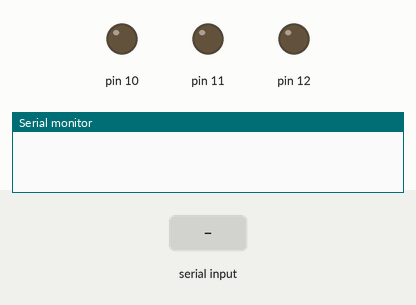
This program was run on a simulated Arduino Nano, built with avr-gcc and run on an emulated ATmega328P. Parts: output pins drawn as LEDs (lit = HIGH), the last lines printed to the serial monitor. The test bench sets the inputs (shaded band).

Above: at 1.2 s.
1.3 s: "30,150\n" received over Serial
At 1.7 s:
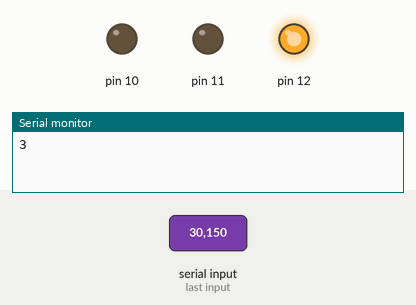
At 2.7 s:
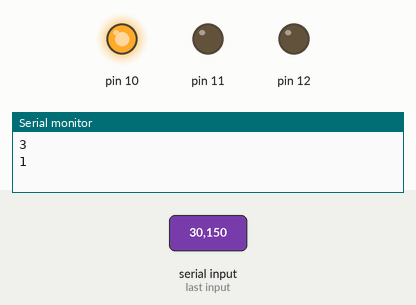
4.3 s: "200\n" received over Serial
At 4.7 s:
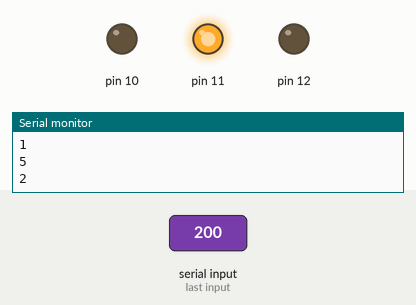
Timing chart, 0 to 7.3 s (numbered marks = the images above; inputs shaded):
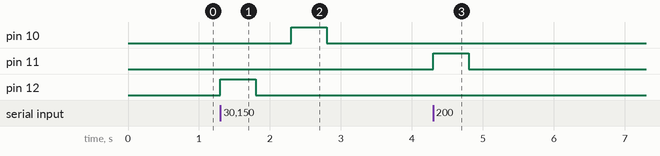

Measured:
- after the input at 1.3 s, pin 10: LOW → HIGH after 1.0 s, → LOW 0.50 s later; pin 12: LOW → HIGH at once, → LOW 0.50 s later
- after the input at 4.3 s, pin 11: LOW → HIGH at once, → LOW 0.50 s later

The program:

main.cpp
```cpp
/*
 * @Author: HeliumCYH 165759375+HeliumCYH@users.noreply.github.com
 * @Date: 2024-05-12 17:58:44
 * @LastEditors: HeliumCYH 165759375+HeliumCYH@users.noreply.github.com
 * @LastEditTime: 2024-05-17 10:22:26
 * @FilePath: \StreamLED\src\main.cpp
 * @Description: 这是默认设置,请设置`customMade`, 打开koroFileHeader查看配置 进行设置: https://github.com/OBKoro1/koro1FileHeader/wiki/%E9%85%8D%E7%BD%AE
 */
#include <Arduino.h>

int val = 0;

// put function declarations here:
int myFunction(int, int);

void setup() {
  // put your setup code here, to run once:
  int result = myFunction(2, 3);
  Serial.begin(9600);
  for (int i = 10; i <= 12; i++)
  {
    pinMode(i, OUTPUT);
    digitalWrite(i, LOW);
  }
}

void loop() {
  // put your main code here, to run repeatedly:
  val = Serial.read() - '0';
  //Serial.println(val);
  if (val > 0)
  {
    Serial.println(val);
    digitalWrite(val + 10 - 1, HIGH);
    delay(500);
    digitalWrite(val + 10 - 1, LOW);
    delay(500);
  }


}

// put function definitions here:
int myFunction(int x, int y) {
  return x + y;
}
```
